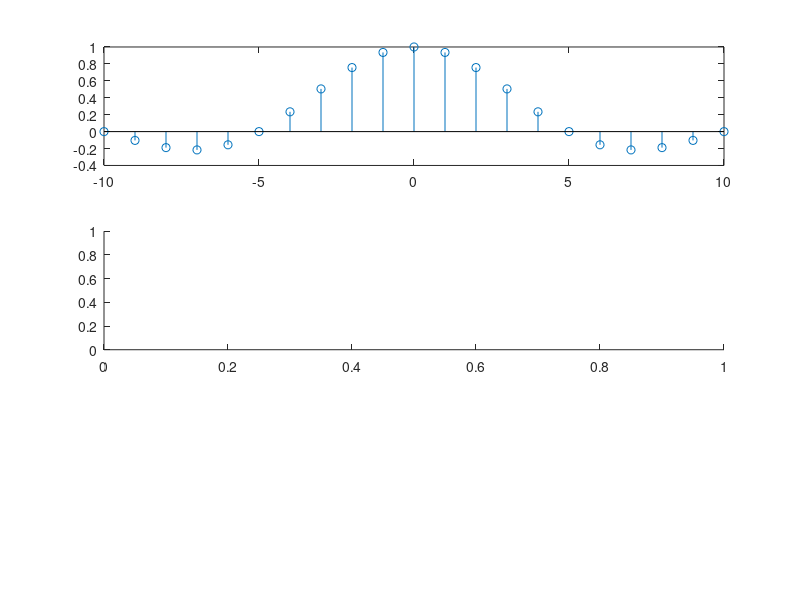

Reproduce this figure in MATLAB. (Note: this script raises an error after producing the figure.)
nn = -10:10;
N = 5;
xx1 = sinc(nn/N);
a = abs(nn)<=N ;
b = all(a);
xx2 = rectpuls(b/2*N);
b = 1-a ;
c = all(b);
xx3 = tripuls(c/N);
figure(5)
subplot(311)
stem(nn,xx1)
ylabel('')
subplot(312)
stem(nn,xx2,'r.-')
ylabel('')
subplot(313)
stem(nn,xx3,'g--')
ylabel('')
xlabel('Index')
